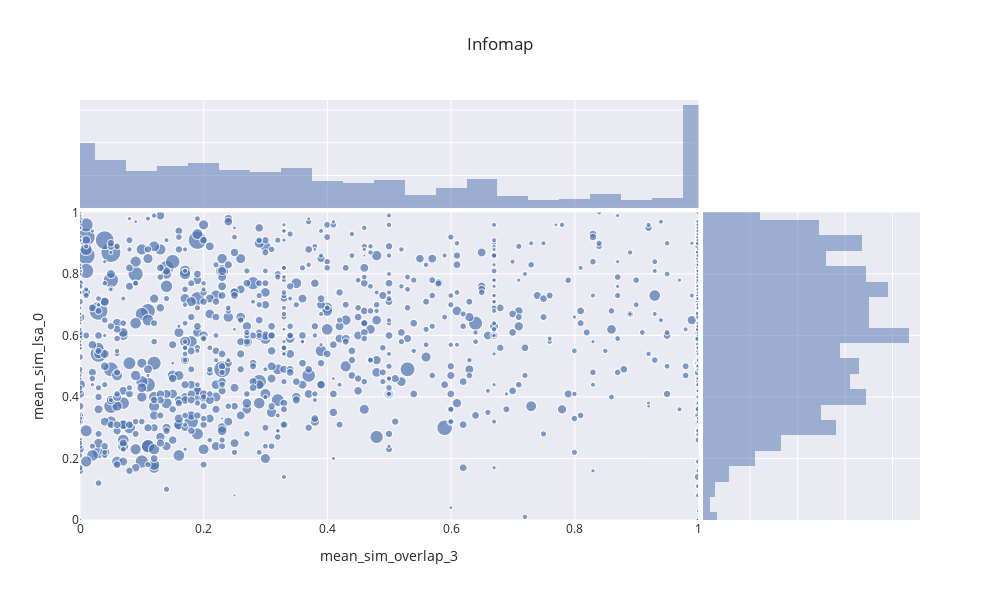

The code cell stored with this chart in its notebook:
### Code cell
supergrafico_2(infomap_grafico,"mean_sim_overlap_3","mean_sim_lsa_0","tamaño","Infomap")

### Figure 1 — Plotly figure (JSON) as saved in the notebook; plotly's stock layout.template omitted (floating-point values rounded to 4 significant figures; data arrays with more than 128 entries replaced by an {"elided": "..."} marker saying what was removed)
{"data": [{"hovertemplate": "mean_sim_overlap_3=%{x}<br>mean_sim_lsa_0=%{y}<br>tamaño=%{marker.size}<extra></extra>", "legendgroup": "", "marker": {"color": "rgb(76,114,176)", "size": {"elided": "1007 int values"}, "sizemode": "area", "sizeref": 0.205, "symbol": "circle"}, "mode": "markers", "name": "", "showlegend": false, "type": "scattergl", "x": {"elided": "1007 float values"}, "xaxis": "x", "y": {"elided": "1007 float values"}, "yaxis": "y"}, {"alignmentgroup": "True", "bingroup": "x", "hovertemplate": "mean_sim_overlap_3=%{x}<br>count=%{y}<extra></extra>", "legendgroup": "", "marker": {"color": "rgb(76,114,176)"}, "name": "", "offsetgroup": "", "opacity": 0.5, "showlegend": false, "type": "histogram", "x": {"elided": "1007 float values"}, "xaxis": "x3", "yaxis": "y3"}, {"alignmentgroup": "True", "bingroup": "y", "hovertemplate": "mean_sim_lsa_0=%{y}<br>count=%{x}<extra></extra>", "legendgroup": "", "marker": {"color": "rgb(76,114,176)"}, "name": "", "offsetgroup": "", "opacity": 0.5, "showlegend": false, "type": "histogram", "xaxis": "x2", "y": {"elided": "1007 float values"}, "yaxis": "y2"}], "layout": {"barmode": "overlay", "height": 600, "legend": {"itemsizing": "constant", "tracegroupgap": 0}, "title": {"text": "Infomap"}, "width": 1000, "xaxis": {"anchor": "y", "domain": [0, 0.7363], "range": [0, 1], "title": {"text": "mean_sim_overlap_3"}}, "xaxis2": {"anchor": "y2", "domain": [0.7413, 1], "matches": "x2", "showline": false, "showticklabels": false, "ticks": ""}, "xaxis3": {"anchor": "y3", "domain": [0, 0.7363], "matches": "x", "showticklabels": false}, "xaxis4": {"anchor": "y4", "domain": [0.7413, 1], "matches": "x2", "showline": false, "showticklabels": false, "ticks": ""}, "yaxis": {"anchor": "x", "domain": [0, 0.7326], "range": [0, 1], "title": {"text": "mean_sim_lsa_0"}}, "yaxis2": {"anchor": "x2", "domain": [0, 0.7326], "matches": "y", "showticklabels": false}, "yaxis3": {"anchor": "x3", "domain": [0.7426, 1], "matches": "y3", "showline": false, "showticklabels": false, "ticks": ""}, "yaxis4": {"anchor": "x4", "domain": [0.7426, 1], "matches": "y3", "showline": false, "showticklabels": false, "ticks": ""}}}
